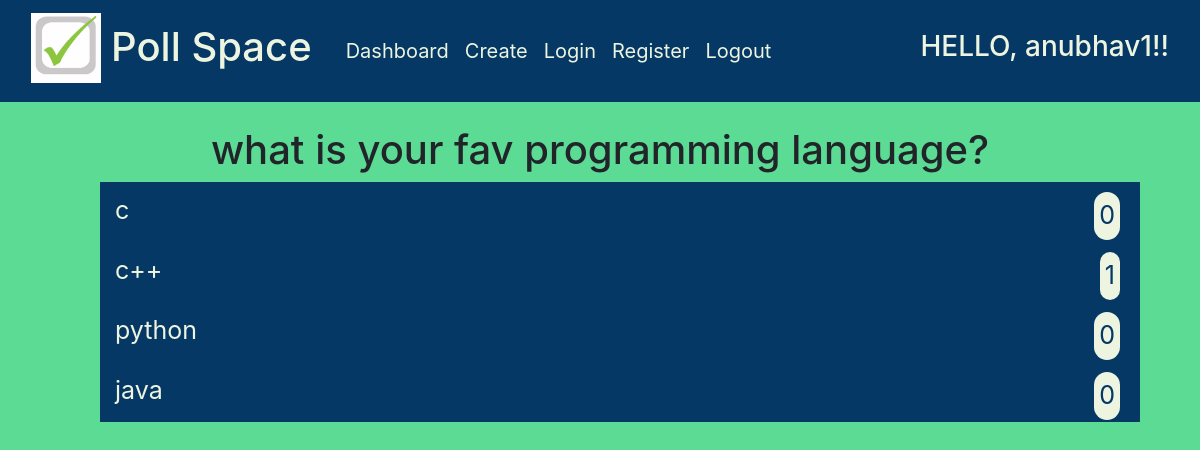
The page /polls/2/result (signed in) on the database its author committed.
### polls/models.py (models this page shows)
class Polls(models.Model) :
    poll_question = models.TextField()
    poll_option1 = models.CharField(max_length = 100)
    poll_option2 = models.CharField(max_length = 100)
    poll_option3 = models.CharField(max_length = 100)
    poll_option4 = models.CharField(max_length = 100)
    poll_option1_count = models.IntegerField(default = 0)
    poll_option2_count = models.IntegerField(default = 0)
    poll_option3_count = models.IntegerField(default = 0)
    poll_option4_count = models.IntegerField(default = 0)

### polls/views.py (the view)
# urls.py: path('polls/<poll_id>/result', result_view, name='result'),
@login_required(login_url='login')
def result_view(request, poll_id, *args, **kwargs) :
    poll = Polls.objects.get(pk = poll_id)
    context = {
        'poll' : poll
    }
    return render(request, 'polls/result.html', context)

### polls/templates/polls/result.html (shortened to what this page needs)
{% extends "base.html" %}
{% block content %}
<div id="result" class="container-fluid">
    <h1>{{ poll.poll_question }}</h1>
    <ul class="polldata">
        <li class="pollitem">
            <p class="pollname">{{poll.poll_option1}}</p>
            <p class="function">{{poll.poll_option1_count}}</p>
        </li>
        <li class="pollitem">
            <p class="pollname">{{poll.poll_option2}}</p>
            <p  class="function">{{poll.poll_option2_count}}</p>
        </li>
        <li class="pollitem">
            <p class="pollname">{{poll.poll_option3}}</p>
            <p class="function">{{poll.poll_option3_count}}</p>
        </li>
        <li class="pollitem">
            <p class="pollname">{{poll.poll_option4}}</p>
            <p  class="function">{{poll.poll_option4_count}}</p>
        </li>
    </ul>
    <br>
</div>
{% endblock %}

### templates/base.html (shortened to what this page needs)
{% load static %}
<!DOCTYPE html>
<html>
    <head>
        <link rel="stylesheet" href="{% static '/stylesheet/bootstrap.min.css' %}">
        <link rel="stylesheet" href="{% static '/stylesheet/styles.css' %}">
    </head>
    <body>
        <header>
            <nav class="navbar navbar-expand-lg navbar-light">
                <div class="container-fluid">
                  <div class="navbar-brand">
                    <a href="{% url 'login' %}"><img id="logo" src="{% static 'images/logo.png'%}"></a>
                    <a href="{% url 'login' %}"><h1 id="brandname">Poll Space</h1></a>
                  </div>
                  <div class="collapse navbar-collapse" id="navbarTogglerDemo02">
                    <ul class="navbar-nav me-auto mb-2 mb-lg-0">
                      <li class="nav-item">
                        <a id="menu" class="nav-link" href="{% url 'dashboard' %}">Dashboard</a>
                      </li>
                      <li class="nav-item">
                        <a id="menu" class="nav-link" href="{% url 'create' %}">Create</a>
                      </li>
                      <li class="nav-item">
                        <a id="menu" class="nav-link" href="{% url 'login' %}">Login</a>
                      </li>
                      <li class="nav-item">
                        <a id="menu" class="nav-link" href="{% url 'register' %}">Register</a>
                      </li>
                      {% if request.user.is_authenticated %}
                        <li class="nav-item">
                          <a id="menu" class="nav-link" href="{% url 'logout' %}">Logout</a>
                        </li>
                      {% endif %}
                    </ul>
                  </div>
                  {% if request.user.is_authenticated %}
                    <h3 id="greeting">HELLO, {{ request.user }}!!</h3>
                  {% endif %}
                </div>
            </nav>
	    </header>
      <br>
      <section class="container">
        {% block content %}{% endblock %}
      </section>
      <br>
    </body>
</html>

### static/stylesheet/styles.css (style rules this page uses)
* { box-sizing: border-box; }
body { background-color: #5CDB95; }
.navbar { background-color: #053865; }
#brandname { font-style: bold; float: right; padding: 10px; color: #EDF5E1; }
#logo { height: 70px; width: 70px; }
#menu { color: #EDF5E1; font-size: 20px; }
#greeting { color: #EDF5E1; }
#random, #registerForm, #poll_list, #result { top: 50%; left: 50%; font-size: 20px; text-align: center; }
.polldata { list-style-type: none; }
.pollitem { background-color: #053865; width: 100%; padding: 10px; position: relative; height: 60px; }
.pollname { display: inline; position: absolute; left: 15px; color: #EDF5E1; font-size: 25px; }
.function { font-size: 25px; background-color: #EDF5E1; color: #053865; padding: 5px; border-radius: 25px; position: absolute; right: 20px; }

### rows shown on the page
Polls: poll_question "what is your fav programming language?", poll_option1 "c", poll_option1_count "0", poll_option2 "c++", poll_option2_count "1", poll_option3 "python", poll_option3_count "0", poll_option4 "java", poll_option4_count "0"

### other values the page prints
{{ request.user }} "anubhav1"
